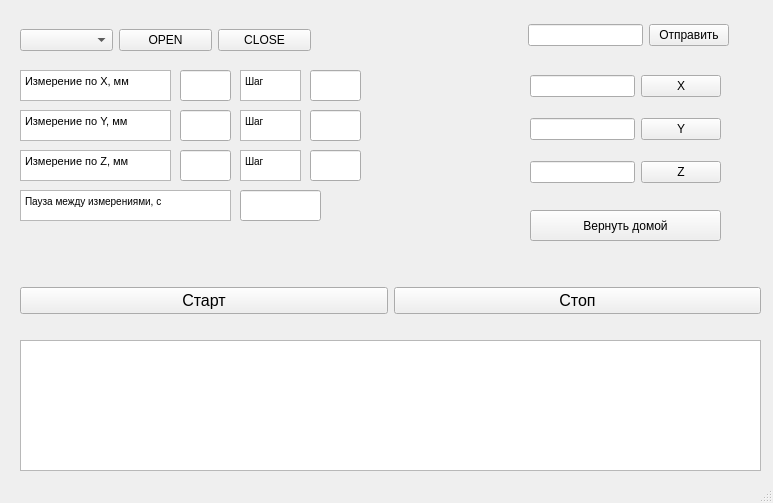
<?xml version="1.0" encoding="UTF-8"?>
<ui version="4.0">
 <class>MainWindow</class>
 <widget class="QMainWindow" name="MainWindow">
  <property name="geometry">
   <rect>
    <x>0</x>
    <y>0</y>
    <width>773</width>
    <height>503</height>
   </rect>
  </property>
  <property name="windowTitle">
   <string>MainWindow</string>
  </property>
  <widget class="QWidget" name="centralwidget">
   <widget class="QWidget" name="layoutWidget">
    <property name="geometry">
     <rect>
      <x>20</x>
      <y>270</y>
      <width>741</width>
      <height>61</height>
     </rect>
    </property>
    <layout class="QHBoxLayout" name="horizontalLayout_2">
     <item>
      <widget class="QPushButton" name="startB">
       <property name="font">
        <font>
         <pointsize>12</pointsize>
        </font>
       </property>
       <property name="text">
        <string>Cтарт</string>
       </property>
      </widget>
     </item>
     <item>
      <widget class="QPushButton" name="stopB">
       <property name="font">
        <font>
         <pointsize>12</pointsize>
        </font>
       </property>
       <property name="text">
        <string>Стоп</string>
       </property>
      </widget>
     </item>
    </layout>
   </widget>
   <widget class="QWidget" name="layoutWidget">
    <property name="geometry">
     <rect>
      <x>20</x>
      <y>20</y>
      <width>291</width>
      <height>41</height>
     </rect>
    </property>
    <layout class="QHBoxLayout" name="horizontalLayout_3">
     <item>
      <widget class="QComboBox" name="comL">
       <property name="enabled">
        <bool>true</bool>
       </property>
      </widget>
     </item>
     <item>
      <widget class="QPushButton" name="openB">
       <property name="text">
        <string>OPEN</string>
       </property>
      </widget>
     </item>
     <item>
      <widget class="QPushButton" name="closeB">
       <property name="text">
        <string>CLOSE</string>
       </property>
      </widget>
     </item>
    </layout>
   </widget>
   <widget class="QWidget" name="layoutWidget">
    <property name="geometry">
     <rect>
      <x>528</x>
      <y>20</y>
      <width>201</width>
      <height>31</height>
     </rect>
    </property>
    <layout class="QHBoxLayout" name="horizontalLayout">
     <item>
      <widget class="QLineEdit" name="textF"/>
     </item>
     <item>
      <widget class="QPushButton" name="sendB">
       <property name="text">
        <string>Отправить</string>
       </property>
      </widget>
     </item>
    </layout>
   </widget>
   <widget class="QWidget" name="layoutWidget">
    <property name="geometry">
     <rect>
      <x>530</x>
      <y>60</y>
      <width>191</width>
      <height>141</height>
     </rect>
    </property>
    <layout class="QHBoxLayout" name="horizontalLayout_4">
     <item>
      <layout class="QVBoxLayout" name="verticalLayout">
       <item>
        <widget class="QLineEdit" name="textX"/>
       </item>
       <item>
        <widget class="QLineEdit" name="textY"/>
       </item>
       <item>
        <widget class="QLineEdit" name="textZ"/>
       </item>
      </layout>
     </item>
     <item>
      <layout class="QVBoxLayout" name="verticalLayout_2">
       <item>
        <widget class="QPushButton" name="buttX">
         <property name="text">
          <string>X</string>
         </property>
        </widget>
       </item>
       <item>
        <widget class="QPushButton" name="buttY">
         <property name="text">
          <string>Y</string>
         </property>
        </widget>
       </item>
       <item>
        <widget class="QPushButton" name="buttZ">
         <property name="text">
          <string>Z</string>
         </property>
        </widget>
       </item>
      </layout>
     </item>
    </layout>
   </widget>
   <widget class="QTextBrowser" name="textBrowser">
    <property name="geometry">
     <rect>
      <x>20</x>
      <y>340</y>
      <width>741</width>
      <height>131</height>
     </rect>
    </property>
   </widget>
   <widget class="QTextBrowser" name="textBrowser_2">
    <property name="geometry">
     <rect>
      <x>20</x>
      <y>70</y>
      <width>151</width>
      <height>31</height>
     </rect>
    </property>
    <property name="html">
     <string>&lt;!DOCTYPE HTML PUBLIC &quot;-//W3C//DTD HTML 4.0//EN&quot; &quot;http://www.w3.org/TR/REC-html40/strict.dtd&quot;&gt;
&lt;html&gt;&lt;head&gt;&lt;meta name=&quot;qrichtext&quot; content=&quot;1&quot; /&gt;&lt;style type=&quot;text/css&quot;&gt;
p, li { white-space: pre-wrap; }
&lt;/style&gt;&lt;/head&gt;&lt;body style=&quot; font-family:'MS Shell Dlg 2'; font-size:7.8pt; font-weight:400; font-style:normal;&quot;&gt;
&lt;p style=&quot; margin-top:0px; margin-bottom:0px; margin-left:0px; margin-right:0px; -qt-block-indent:0; text-indent:0px;&quot;&gt;&lt;span style=&quot; font-size:8pt;&quot;&gt;Измерение по X, мм&lt;/span&gt;&lt;/p&gt;&lt;/body&gt;&lt;/html&gt;</string>
    </property>
   </widget>
   <widget class="QLineEdit" name="textXmeas">
    <property name="geometry">
     <rect>
      <x>180</x>
      <y>70</y>
      <width>51</width>
      <height>31</height>
     </rect>
    </property>
   </widget>
   <widget class="QTextBrowser" name="textBrowser_3">
    <property name="geometry">
     <rect>
      <x>240</x>
      <y>70</y>
      <width>61</width>
      <height>31</height>
     </rect>
    </property>
    <property name="html">
     <string>&lt;!DOCTYPE HTML PUBLIC &quot;-//W3C//DTD HTML 4.0//EN&quot; &quot;http://www.w3.org/TR/REC-html40/strict.dtd&quot;&gt;
&lt;html&gt;&lt;head&gt;&lt;meta name=&quot;qrichtext&quot; content=&quot;1&quot; /&gt;&lt;style type=&quot;text/css&quot;&gt;
p, li { white-space: pre-wrap; }
&lt;/style&gt;&lt;/head&gt;&lt;body style=&quot; font-family:'MS Shell Dlg 2'; font-size:7.8pt; font-weight:400; font-style:normal;&quot;&gt;
&lt;p style=&quot; margin-top:0px; margin-bottom:0px; margin-left:0px; margin-right:0px; -qt-block-indent:0; text-indent:0px;&quot;&gt;Шаг&lt;/p&gt;&lt;/body&gt;&lt;/html&gt;</string>
    </property>
   </widget>
   <widget class="QLineEdit" name="textXstep">
    <property name="geometry">
     <rect>
      <x>310</x>
      <y>70</y>
      <width>51</width>
      <height>31</height>
     </rect>
    </property>
   </widget>
   <widget class="QTextBrowser" name="textBrowser_4">
    <property name="geometry">
     <rect>
      <x>20</x>
      <y>110</y>
      <width>151</width>
      <height>31</height>
     </rect>
    </property>
    <property name="html">
     <string>&lt;!DOCTYPE HTML PUBLIC &quot;-//W3C//DTD HTML 4.0//EN&quot; &quot;http://www.w3.org/TR/REC-html40/strict.dtd&quot;&gt;
&lt;html&gt;&lt;head&gt;&lt;meta name=&quot;qrichtext&quot; content=&quot;1&quot; /&gt;&lt;style type=&quot;text/css&quot;&gt;
p, li { white-space: pre-wrap; }
&lt;/style&gt;&lt;/head&gt;&lt;body style=&quot; font-family:'MS Shell Dlg 2'; font-size:7.8pt; font-weight:400; font-style:normal;&quot;&gt;
&lt;p style=&quot; margin-top:0px; margin-bottom:0px; margin-left:0px; margin-right:0px; -qt-block-indent:0; text-indent:0px;&quot;&gt;&lt;span style=&quot; font-size:8pt;&quot;&gt;Измерение по Y, мм&lt;/span&gt;&lt;/p&gt;&lt;/body&gt;&lt;/html&gt;</string>
    </property>
   </widget>
   <widget class="QLineEdit" name="textYmeas">
    <property name="geometry">
     <rect>
      <x>180</x>
      <y>110</y>
      <width>51</width>
      <height>31</height>
     </rect>
    </property>
   </widget>
   <widget class="QTextBrowser" name="textBrowser_5">
    <property name="geometry">
     <rect>
      <x>240</x>
      <y>110</y>
      <width>61</width>
      <height>31</height>
     </rect>
    </property>
    <property name="html">
     <string>&lt;!DOCTYPE HTML PUBLIC &quot;-//W3C//DTD HTML 4.0//EN&quot; &quot;http://www.w3.org/TR/REC-html40/strict.dtd&quot;&gt;
&lt;html&gt;&lt;head&gt;&lt;meta name=&quot;qrichtext&quot; content=&quot;1&quot; /&gt;&lt;style type=&quot;text/css&quot;&gt;
p, li { white-space: pre-wrap; }
&lt;/style&gt;&lt;/head&gt;&lt;body style=&quot; font-family:'MS Shell Dlg 2'; font-size:7.8pt; font-weight:400; font-style:normal;&quot;&gt;
&lt;p style=&quot; margin-top:0px; margin-bottom:0px; margin-left:0px; margin-right:0px; -qt-block-indent:0; text-indent:0px;&quot;&gt;Шаг&lt;/p&gt;&lt;/body&gt;&lt;/html&gt;</string>
    </property>
   </widget>
   <widget class="QLineEdit" name="textYstep">
    <property name="geometry">
     <rect>
      <x>310</x>
      <y>110</y>
      <width>51</width>
      <height>31</height>
     </rect>
    </property>
   </widget>
   <widget class="QTextBrowser" name="textBrowser_6">
    <property name="geometry">
     <rect>
      <x>20</x>
      <y>150</y>
      <width>151</width>
      <height>31</height>
     </rect>
    </property>
    <property name="html">
     <string>&lt;!DOCTYPE HTML PUBLIC &quot;-//W3C//DTD HTML 4.0//EN&quot; &quot;http://www.w3.org/TR/REC-html40/strict.dtd&quot;&gt;
&lt;html&gt;&lt;head&gt;&lt;meta name=&quot;qrichtext&quot; content=&quot;1&quot; /&gt;&lt;style type=&quot;text/css&quot;&gt;
p, li { white-space: pre-wrap; }
&lt;/style&gt;&lt;/head&gt;&lt;body style=&quot; font-family:'MS Shell Dlg 2'; font-size:7.8pt; font-weight:400; font-style:normal;&quot;&gt;
&lt;p style=&quot; margin-top:0px; margin-bottom:0px; margin-left:0px; margin-right:0px; -qt-block-indent:0; text-indent:0px;&quot;&gt;&lt;span style=&quot; font-size:8pt;&quot;&gt;Измерение по Z, мм&lt;/span&gt;&lt;/p&gt;&lt;/body&gt;&lt;/html&gt;</string>
    </property>
   </widget>
   <widget class="QLineEdit" name="textZmeas">
    <property name="geometry">
     <rect>
      <x>180</x>
      <y>150</y>
      <width>51</width>
      <height>31</height>
     </rect>
    </property>
   </widget>
   <widget class="QTextBrowser" name="textBrowser_7">
    <property name="geometry">
     <rect>
      <x>240</x>
      <y>150</y>
      <width>61</width>
      <height>31</height>
     </rect>
    </property>
    <property name="html">
     <string>&lt;!DOCTYPE HTML PUBLIC &quot;-//W3C//DTD HTML 4.0//EN&quot; &quot;http://www.w3.org/TR/REC-html40/strict.dtd&quot;&gt;
&lt;html&gt;&lt;head&gt;&lt;meta name=&quot;qrichtext&quot; content=&quot;1&quot; /&gt;&lt;style type=&quot;text/css&quot;&gt;
p, li { white-space: pre-wrap; }
&lt;/style&gt;&lt;/head&gt;&lt;body style=&quot; font-family:'MS Shell Dlg 2'; font-size:7.8pt; font-weight:400; font-style:normal;&quot;&gt;
&lt;p style=&quot; margin-top:0px; margin-bottom:0px; margin-left:0px; margin-right:0px; -qt-block-indent:0; text-indent:0px;&quot;&gt;Шаг&lt;/p&gt;&lt;/body&gt;&lt;/html&gt;</string>
    </property>
   </widget>
   <widget class="QLineEdit" name="textZstep">
    <property name="geometry">
     <rect>
      <x>310</x>
      <y>150</y>
      <width>51</width>
      <height>31</height>
     </rect>
    </property>
   </widget>
   <widget class="QTextBrowser" name="textBrowser_8">
    <property name="geometry">
     <rect>
      <x>20</x>
      <y>190</y>
      <width>211</width>
      <height>31</height>
     </rect>
    </property>
    <property name="html">
     <string>&lt;!DOCTYPE HTML PUBLIC &quot;-//W3C//DTD HTML 4.0//EN&quot; &quot;http://www.w3.org/TR/REC-html40/strict.dtd&quot;&gt;
&lt;html&gt;&lt;head&gt;&lt;meta name=&quot;qrichtext&quot; content=&quot;1&quot; /&gt;&lt;style type=&quot;text/css&quot;&gt;
p, li { white-space: pre-wrap; }
&lt;/style&gt;&lt;/head&gt;&lt;body style=&quot; font-family:'MS Shell Dlg 2'; font-size:7.8pt; font-weight:400; font-style:normal;&quot;&gt;
&lt;p style=&quot; margin-top:0px; margin-bottom:0px; margin-left:0px; margin-right:0px; -qt-block-indent:0; text-indent:0px;&quot;&gt;Пауза между измерениями, с &lt;/p&gt;&lt;/body&gt;&lt;/html&gt;</string>
    </property>
   </widget>
   <widget class="QLineEdit" name="textTime">
    <property name="geometry">
     <rect>
      <x>240</x>
      <y>190</y>
      <width>81</width>
      <height>31</height>
     </rect>
    </property>
   </widget>
   <widget class="QPushButton" name="homeButton">
    <property name="geometry">
     <rect>
      <x>530</x>
      <y>210</y>
      <width>191</width>
      <height>31</height>
     </rect>
    </property>
    <property name="text">
     <string>Вернуть домой</string>
    </property>
   </widget>
  </widget>
  <widget class="QStatusBar" name="statusbar"/>
 </widget>
 <resources/>
 <connections/>
</ui>
